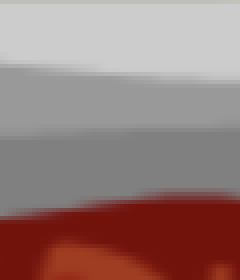
#> input picture crazy_cat/templates/tmpl_br_xs.png, 60 x 70 px (shown 4 times larger)
$ python main.py
#> lines starting #> are read from the running program, lines starting #| are printed output that depends on the picture
### src.py
from collections import deque
from typing import List

import cv2
import numpy as np
import numpy.typing as npt
import pyautogui
from mss.base import MSSBase
from enum import Enum
from abc import ABC, abstractmethod
import time


class Detectable(ABC):
    @abstractmethod
    def detect(self, img):
        pass

    @abstractmethod
    def get_name(self):
        pass


class Template(Detectable):
    def __init__(self, img: npt.NDArray, shift: list, name: str = '', sensitivity=0.995):
        self.img = img
        self.shift = shift
        self.name = name
        self.sensitivity = sensitivity

    # [15 lines left out: function detect, not called in this run]

    def get_name(self):
        return self.name


class HSVTemplate(Detectable):
    # [25 lines left out: functions __init__, detect, not called in this run]

    def get_name(self):
        return self.name


class DetectedObject:
    def __init__(self, bbox, template: Detectable):
        self.bbox = bbox
        self.template = template

    def get_bbox(self):
        return self.bbox

    # [4 lines left out: function __repr__, not called in this run]


class MssScreenReader:
    # [17 lines left out: functions __init__, read, not called in this run]


class Screen:
    def __init__(self, objects: List[DetectedObject], img):
        self.objects = objects
        self.img = img

    # [6 lines left out: function get_object, not called in this run]


class ScreenDetector:
    def __init__(self, templates: List[Detectable], bbox: [] = None, merge_radius=50, converter=None, sensitivity=0.995):
        self.templates = templates
        self.bbox = bbox
        self.merge_radius = merge_radius
        self.converter = converter
        self.sensitivity = sensitivity

    # [51 lines left out: functions detect, detect_template, is_same_object, not called in this run]


class State:
    # [6 lines left out: function __init__, not called in this run]

    def is_action_in_progress(self, action_name):
        return action_name in self.current_actions

    def set_action(self, action_name):
        self.current_actions.add(action_name)

    def remove_action(self, action_name):
        self.current_actions.remove(action_name)

    # [5 lines left out: function process, not called in this run]


class StateHistory:
    # [4 lines left out: function __init__, not called in this run]

    def add_state(self, state):
        self.states.append(state)

    # [5 lines left out: function get_state, not called in this run]


class GameField:
    def __init__(self, reader, detector):
        self.reader = reader
        self.detector = detector

    # [17 lines left out: functions get_state, apply_template_boundaries, not called in this run]


class Action(Enum):
    START = 'start'
    STOP = 'stop'
    CONTINUE = 'continue'


class Gamer(ABC):
    @abstractmethod
    def choose_actions(self, state: State, history: StateHistory) -> list:
        pass


class Writer:
    def __init__(self, writer, gamer, detector):
        self.writer = writer
        self.gamer = gamer
        self.detector = detector

    # [23 lines left out: function write, not called in this run]

    def release(self):
        self.writer.release()


class Controller(ABC):
    @abstractmethod
    def process(self, action):
        pass


class KeyboardController(Controller):
    def __init__(self, action_map: dict = None):
        self.action_map = {} if action_map is None else action_map

    # [6 lines left out: function process, not called in this run]


class Game:
    # [32 lines left out: functions __init__, loop, not called in this run]

    def stop(self):
        self.is_running = False
        self.writer.release()

    def recalc_fps(self):
        self.fps = self.iteration / (time.time() - self.loop_start_time)

    def get_info(self):
        return {'FPS': self.fps}

### crazy_cat/main.py
import cv2
import mss
import os
import signal

from src import Template, MssScreenReader, ScreenDetector, State, StateHistory, Action, Writer, GameField, Gamer, \
    Game, KeyboardController


templates_config = [{
    'name': 'br_xs',
    'src': 'templates/tmpl_br_xs.png',
    'bbox': [-35, 0, 100, 50]
}, {
    'name': 'br_xl',
    'src': 'templates/tmpl_br_xl.png',
    'bbox': [-80, 0, 150, 50]
}, {
    'name': 'br_l',
    'src': 'templates/tmpl_br_l.png',
    'bbox': [-130, 0, 150, 50]
}, {
    'name': 'br_m',
    'src': 'templates/tmpl_br_m.png',
    'bbox': [-58, -5, 130, 50]
}, {
    'name': 'br_star',
    'src': 'templates/tmpl_br_star.png',
    'bbox': [-58, -5, 170, 50]
}, {
    'name': 'br_medium',
    'src': 'templates/tmpl_br_medium.png',
    'bbox': [-90, -5, 140, 50]
}, {
    'name': 'base_widerer',
    'src': 'templates/tmpl_base_widerer.png',
    'bbox': [-50, -5, 290, 40]
}, {
    'name': 'base_medium',
    'src': 'templates/tmpl_base_medium.png',
    'bbox': [-134, 0, 50, 40]
}, {
    'name': 'base_widest',
    'src': 'templates/tmpl_base_widest.png',
    'bbox': [-75, -8, 200, 40]
}, {
    'name': 'moving_medium',
    'src': 'templates/tmpl_moving_medium.png',
    'bbox': [-105, 0, 172, 60]
}, {
    'name': 'base_narrow',
    'src': 'templates/tmpl_base_narrow.png',
    'bbox': [-25, -10, 105, 40]
}, {
    'name': 'base_wide',
    'src': 'templates/tmpl_base_wide.png',
    'bbox': [-35, -10, 195, 50]
}]


class CrazyCatGamer(Gamer):
    FALL_CAT_ACTION_NAME = 'falling'

    def __init__(self, action_range=None):
        self.action_range = action_range

    def choose_actions(self, state: State, history: StateHistory) -> list:

        prev_state = history.get_state()

        actions = []
        should_cat_fall = False

        for detected_object in state.screen.objects:
            loc = detected_object.get_bbox()
            should_cat_fall = (self.action_range[0] < loc[0][0]) and (loc[0][0] < self.action_range[1])

        if should_cat_fall:  # cat should fall
            # yes, and it's not falling yet -> start falling
            if (prev_state is None) or (not prev_state.is_action_in_progress(self.FALL_CAT_ACTION_NAME)):
                actions.append((self.FALL_CAT_ACTION_NAME, Action.START))
            # yes, but it is already falling -> keep falling
            else:
                actions.append((self.FALL_CAT_ACTION_NAME, Action.CONTINUE))
        else:  # cat should not fall
            # but cat is falling -> stop it!
            if (prev_state is not None) and prev_state.is_action_in_progress(self.FALL_CAT_ACTION_NAME):
                actions.append((self.FALL_CAT_ACTION_NAME, Action.STOP))
            # else: # and cat is not falling -> do nothing
            #     pass

        return actions


def main(max_iterations=2000, video_output=False):
#> called with max_iterations = 10000, video_output = True
    path = os.path.dirname(os.path.realpath(__file__))
    templates = [
        Template(cv2.imread(os.path.join(path, cfg['src']), cv2.IMREAD_GRAYSCALE), cfg['bbox'], name=cfg['name'])
        for cfg in templates_config]
#> in __init__, `self.shift = shift`: self.shift = [-35, 0, 100, 50]
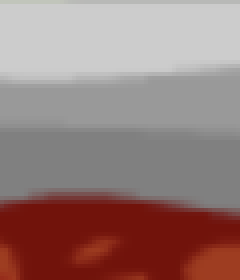
#> input picture crazy_cat/templates/tmpl_br_xl.png, 60 x 70 px (shown 4 times larger)
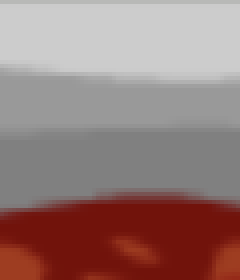
#> input picture crazy_cat/templates/tmpl_br_l.png, 60 x 70 px (shown 4 times larger)
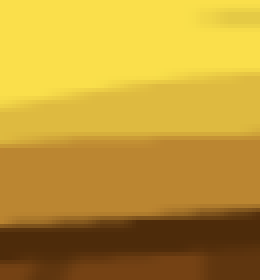
#> input picture crazy_cat/templates/tmpl_br_m.png, 65 x 70 px (shown 4 times larger)
#> call 4 of __init__, with name = 'br_m', sensitivity = 0.995
#> in __init__ (call 4), `self.img = img`:
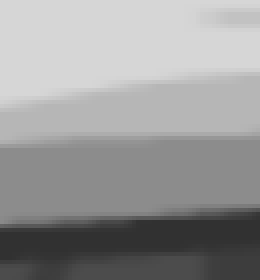
#> self.img: shape (70, 65) (shown 4 times larger); min 49, max 214, mean 152.1
#> in __init__ (call 4), `self.shift = shift`: self.shift = [-58, -5, 130, 50]
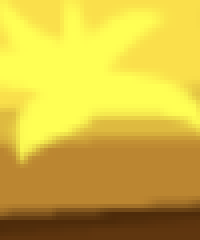
#> input picture crazy_cat/templates/tmpl_br_star.png, 50 x 60 px (shown 4 times larger)
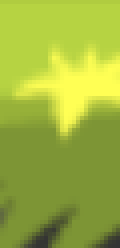
#> input picture crazy_cat/templates/tmpl_base_widerer.png, 30 x 62 px (shown 4 times larger)
#> in __init__ (call 7), `self.img = img`:
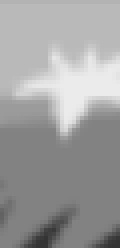
#> self.img: shape (62, 30) (shown 4 times larger); min 51, max 235, mean 159
#> in __init__ (call 7), `self.shift = shift`: self.shift = [-50, -5, 290, 40]

    screen_detector = ScreenDetector(templates, [1150, 1400, 520, 860], converter=cv2.COLOR_RGB2GRAY)
    gamer = CrazyCatGamer(action_range=[550, 710])
    controller = KeyboardController({
        gamer.FALL_CAT_ACTION_NAME: {Action.START: 'space'}
    })

    if video_output:
        writer = Writer(
            cv2.VideoWriter('output.mp4', cv2.VideoWriter_fourcc(*'mp4v'), 15, (1480, 1500), True),
            gamer, screen_detector)
    else:
        writer = None

    with mss.mss() as sct:
        screen_reader = MssScreenReader(sct, monitor=1, bbox=[200, 1700, 700, 2180])
        game_field = GameField(screen_reader, screen_detector)
        game = Game(game_field, gamer, controller, writer)

        signal.signal(signal.SIGINT, lambda *args: game.stop())

        while game.is_running:
            game.loop()
            if game.iteration > max_iterations:
                game.stop()

    print(game.get_info())


if __name__ == "__main__":
    main(max_iterations=10000, video_output=True)
#> (the call stopped at in main, `with mss.mss() as sct:`: mss is not available in this run)
